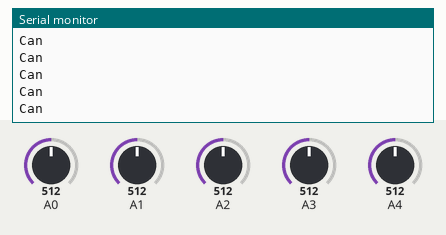
The sketch below on a simulated Arduino Uno, built with avr-gcc and run on an emulated ATmega328P. On the bench: the last lines printed to the serial monitor. The test bench sets the inputs (shaded band); at power-on: A1 = 512, A3 = 512, A0 = 512, A2 = 512, A4 = 512.

Above: at 8.6 s.
8.7 s: A1 set to 144
10.7 s: A1 set to 130
At 12.0 s:
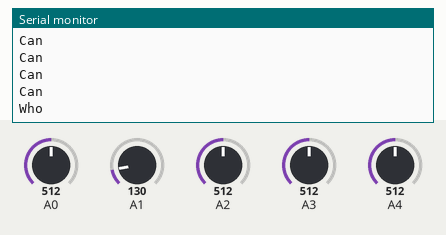
14.5 s: A3 set to 154
At 15.4 s:
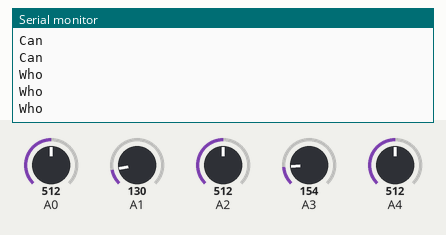
16.5 s: A3 set to 139
At 18.6 s:
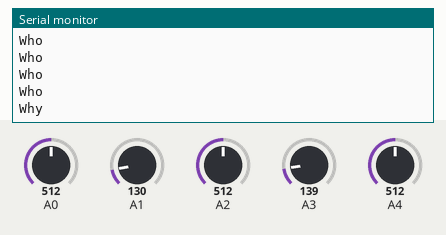

The sketch:

Sign_language_glove1.ino
```cpp
int x1 = 0;

int x2 = 0;

int x3 = 0;

int x4 = 0;

int x5 = 0;

void setup()
{
  pinMode(A0, INPUT);
  pinMode(A1, INPUT);
  pinMode(A2, INPUT);
  pinMode(A3, INPUT);
  pinMode(A4, INPUT);

  Serial.begin(9600);

}

void  loop()
{


  x1= analogRead(A0);
  x2=analogRead(A1);
  x3=analogRead(A2);
  x4=analogRead(A3);
  x5=analogRead(A4);


  if((x1<=148) && (x2<=135) && (x3<=101) && (x4<=145) && (x5<=155)){
    Serial.println("Badrinath Sir");
  }

  else  if((x1<=148) && (x2<=135) && (x3<=101) && (x4<=145) && (x5>=158)){
    Serial.println("Hi");
  }
  else  if((x1<=148) && (x2<=135) && (x3<=101) && (x4>=146) && (x5<=155)) {
    Serial.println("Good Morning");
  }
  else  if((x1<=148) && (x2<=135) && (x3<=101) && (x4>=146) && (x5>=158)){
    Serial.println("Good Afternoon");
  }
  else  if((x1<=148) && (x2<=135) && (x3>=102) && (x4<=145) && (x5<=155)){
    Serial.println("Good evening");
  }
  else  if((x1<=148) && (x2<=135) && (x3>=102) && (x4<=145) && (x5>=158)){
    Serial.println("Yes");
  }
  else  if((x1<=148) && (x2<=135) && (x3>=102) && (x4>=146) && (x5<=155)){
    Serial.println("NO");
  }
  else  if((x1<=148) && (x2<=135) && (x3>=102) && (x4>=146) && (x5>=158)){
    Serial.println("Please");
  }
  else  if((x1<=148) && (x2>=136) && (x3<=101) && (x4<=145) && (x5<=155)){
    Serial.println("Thank you");
  }
  else  if((x1<=148) && (x2>=136) && (x3<=101) && (x4<=145) && (x5>=158)){
    Serial.println("Sorry");
  }
  else  if((x1<=148) && (x2>=136) && (x3<=101) && (x4>=146) && (x5<=155)){
    Serial.println("Excuse me");
  }
  else  if((x1<=148) && (x2>=136) && (x3<=101) && (x4>=146) && (x5>=158)){
    Serial.println("I");
  }
  else  if((x1<=148) && (x2>=136) && (x3>=102) && (x4<=145) && (x5<=155)){
    Serial.println("You");
  }
  else  if((x1<=148) && (x2>=136) && (x3>=102) && (x4<=145) && (x5>=158)){
    Serial.println("We");
  }
  else if((x1<=148) && (x2>=136) && (x3>=102) && (x4>=146) && (x5<=155)){
    Serial.println("They");
  }
  else if((x1<=148) && (x2>=136) && (x3>=102) && (x4>=146) && (x5>=158)){
    Serial.println("He");
  }

  else if((x1>=150) && (x2<=135) && (x3<=101) && (x4<=145) && (x5<=155)){
    Serial.println("She");
  }

  else if((x1>=150) && (x2<=136) && (x3<=101) && (x4<=145) && (x5>=158)){
    Serial.println("It");
  }

  else if((x1>=150) && (x2<=135) && (x3<=101) && (x4>=146) && (x5<=155)){
    Serial.println("What");
  }

  else if((x1>=150) && (x2<=135) && (x3<=101) && (x4>=146) && (x5>=158)){
    Serial.println("When");
  }

  else if((x1>=150) && (x2<=135) && (x3>=102) && (x4<=145) && (x5<=155)){
    Serial.println("Where");
  }

  else if((x1>=150) && (x2<=135) && (x3>=102) && (x4<=145) && (x5>=158)){
    Serial.println("Why");
  }

  else if((x1>=150) && (x2<=135) && (x3>=102) && (x4>=146) && (x5<=155)){
    Serial.println("How");
  }

  else if((x1>=150) && (x2<=135) && (x3>=102) && (x4>=146) && (x5>=158)){
    Serial.println("Who");
  }

  else if((x1>=150) && (x2>=136) && (x3<=101) && (x4<=145) && (x5<=155)){
    Serial.println("Are");
  }

  else if((x1>=150) && (x2>=136) && (x3<=101) && (x4<=145) && (x5>=158)){
    Serial.println("Is");
  }

  else if((x1>=150) && (x2>=136) && (x3<=101) && (x4>=146) && (x5<=155)){
    Serial.println("Have");
  }

  else if((x1>=150) && (x2>=136) && (x3<=101) && (x4>=146) && (x5>=158)){
    Serial.println("Do");
  }

  else if((x1>=150) && (x2>=136) && (x3>=102) && (x4<=145) && (x5<=155)){
    Serial.println("Like");
  }

  else if((x1>=150) && (x2>=136) && (x3>=102) && (x4<=145) && (x5>=158)){
    Serial.println("Want");
  }

  else if((x1>=150) && (x2>=136) && (x3>=102) && (x4>=146) && (x5<=155)){
    Serial.println("Need");
  }

  else if((x1>=150) && (x2>=136) && (x3>=102) && (x4>=146) && (x5>=158)){
    Serial.println("Can");
  }


  delay(1450);
}
```

Measured:
- the behaviour switches between 136 and 135 on A1 (found by bisection; images 0 and 1)
- the behaviour switches between 146 and 145 on A3 (found by bisection; images 2 and 3)
- after the input at 10.7 s, the serial monitor: prints a new line after 0.91 s (image 1)
- after the input at 16.5 s, the serial monitor: prints a new line after 0.91 s (image 3)
